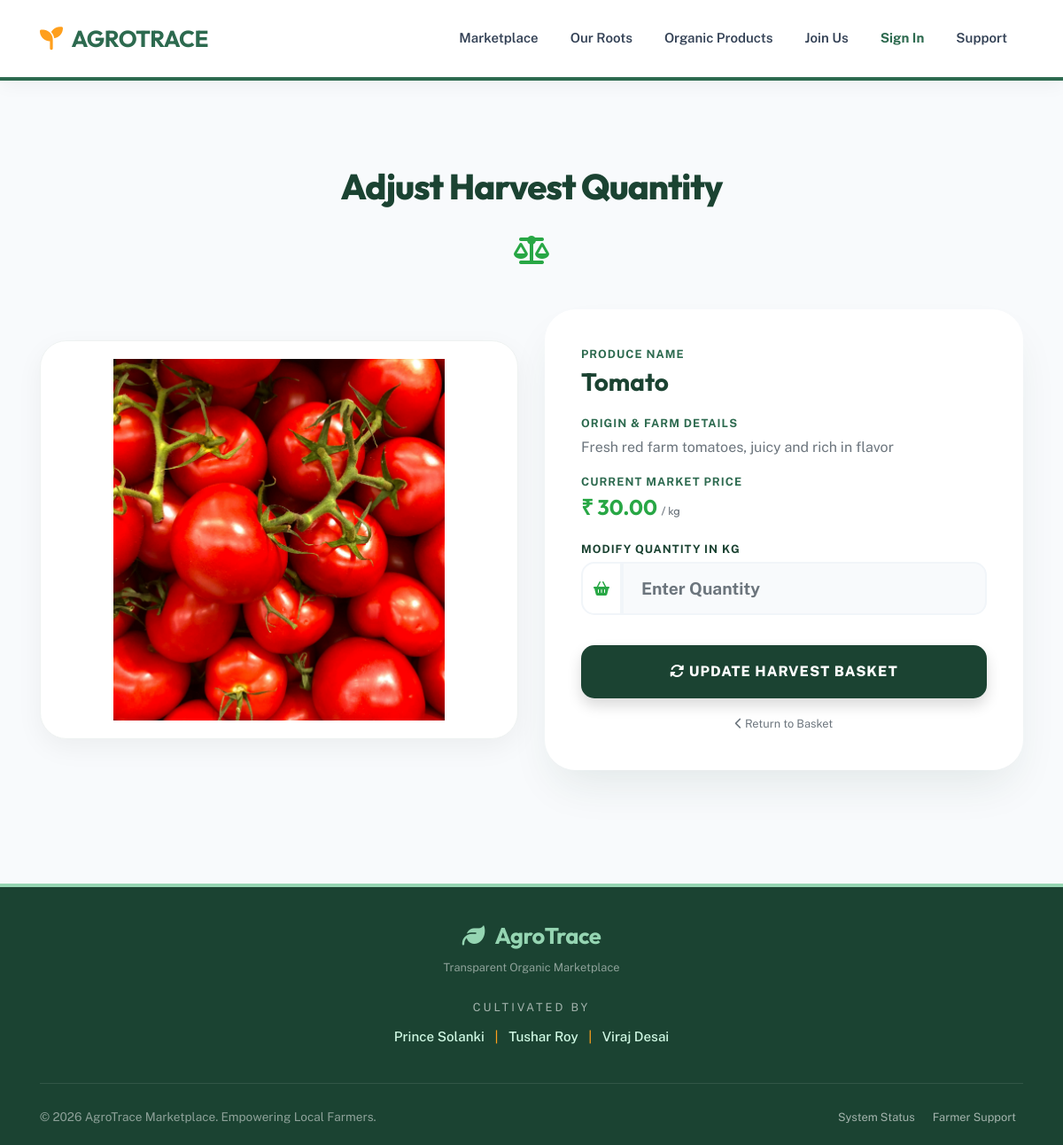
The app's page /update_cart_qty.php?pid=1 with its own data.
### tables this page shows
CREATE TABLE IF NOT EXISTS `product_detail` (
  `product_id` int(10) NOT NULL,
  `product_name` varchar(50) NOT NULL,
  `category_id` int(10) NOT NULL,
  `product_description` varchar(200) NOT NULL,
  `product_price` int(10) NOT NULL,
  `product_unit` varchar(20) NOT NULL,
  `product_image` varchar(50) NOT NULL,
  `farmer_id` int(10) NOT NULL,
  PRIMARY KEY (`product_id`),
  KEY `category_id` (`category_id`)
);

### update_cart_qty.php (the view, shortened to what this page needs)
<?php
include("header.php");
include("connect.php");
$oqty = $_REQUEST['oqty'];
$pid = $_REQUEST['pid'];
$res1 = mysqli_query($con, "select * from product_detail where product_id='$pid'");
$r1 = mysqli_fetch_array($res1);
$name = $r1[1];
$desc = $r1[3];
$price = $r1[4];
$unit = $r1[5];
$pimg1 = $r1[6];
?>
<link rel="stylesheet" href="https://cdnjs.cloudflare.com/ajax/libs/animate.css/4.1.1/animate.min.css"/>
<link rel="stylesheet" href="https://cdnjs.cloudflare.com/ajax/libs/font-awesome/6.4.0/css/all.min.css">
<div class="container py-5 my-5">
    <div class="row align-items-center">
        <div class="col-md-12 text-center mb-5">
            <h1 class="page-title animate__animated animate__fadeInDown">Adjust Harvest Quantity</h1>
            <div class="leaf-divider text-success"><i class="fas fa-balance-scale fa-2x"></i></div>
        </div>
    </div>
    <div class="row g-5 align-items-center">
        <div class="col-md-6">
            <div class="position-relative animate__animated animate__fadeInLeft">
                <img src="<?php echo $pimg1; ?>" class="product-preview-img" onerror="this.src='https://cdn-icons-png.flaticon.com/512/1147/1147805.png';">
            </div>
        </div>
        <div class="col-md-6">
            <div class="agro-update-card animate__animated animate__fadeInRight">
                <form method="post" name="form1">
                    <div class="info-group">
                        <p class="info-label">Produce Name</p>
                        <h3 class="info-value"><?php echo $name; ?></h3>
                    </div>
                    <div class="info-group">
                        <p class="info-label">Origin & Farm Details</p>
                        <p class="text-muted" style="line-height: 1.6;"><?php echo $desc; ?></p>
                    </div>
                    <div class="info-group">
                        <p class="info-label">Current Market Price</p>
                        <h4 class="info-value text-success">₹ <?php echo number_format($price, 2); ?> <small class="text-muted" style="font-size: 0.8rem;">/ <?php echo $unit; ?></small></h4> </div>
                    <div class="form-group mb-4">
                        <label class="info-label" style="color: var(--agro-forest);">Modify Quantity in <?php echo $unit; ?></label> <div class="input-group">
                            <span class="input-group-text bg-white border-end-0" style="border-radius: 15px 0 0 15px; border: 2px solid #f1f5f9;">
                                <i class="fas fa-shopping-basket text-success"></i>
                            </span>
                            <input type="number" class="form-control form-control-agro border-start-0" name="txtqty"
                                   placeholder="Enter Quantity" value="<?php echo $oqty; ?>" style="border-radius: 0 15px 15px 0;">
                        </div>
                    </div>
                    <button type="submit" class="btn-update-basket shadow" onclick="return validation();" name="btnupdate">
                        <i class="fas fa-sync-alt me-2"></i> Update Harvest Basket
                    </button>
                    <div class="text-center mt-3">
                        <a href="view_cart.php" class="text-decoration-none text-muted small fw-bold hover-success">
                            <i class="fas fa-chevron-left me-1"></i> Return to Basket
                        </a>
                    </div>
                </form>
            </div>
        </div>
    </div>
</div>
<?php
include("footer.php");
?>

### header.php (style rules this page uses)
:root { --agro-green: #2d6a4f; --agro-mint: #95d5b2; --agro-orange: #ff9f1c; --nav-height: 90px; }
body { margin: 0; padding: 0; font-family: 'Public Sans', sans-serif; padding-top: var(--nav-height); background-color: #fcfdfc; }

### update_cart_qty.php (style rules this page uses)
:root { --agro-forest: #1b4332; --agro-leaf: #2d6a4f; --agro-sun: #ff9f1c; --agro-mint: #dcfce7; --bg-fresh: #f8fafc; }
body { background-color: var(--bg-fresh); font-family: 'Public Sans', sans-serif; }
.page-title { font-family: 'Outfit', sans-serif; font-weight: 800; color: var(--agro-forest); margin-bottom: 2rem; letter-spacing: -1px; }
.product-preview-img { max-height: 450px; width: 100%; object-fit: contain; border-radius: 30px; background: white; padding: 20px; box-shadow: 0 10px 30px rgba(0,0,0,0.05); border: 1px solid #eef2f1; }
.agro-update-card { background: rgba(255, 255, 255, 0.95); backdrop-filter: blur(10px); border-radius: 35px; padding: 40px; box-shadow: 0 25px 50px -12px rgba(27, 67, 50, 0.1); border: 1px solid rgba(255, 255, 255, 0.5); }
.info-label { font-size: 0.8rem; text-transform: uppercase; letter-spacing: 1px; font-weight: 700; color: var(--agro-leaf); margin-bottom: 5px; }
.info-value { font-family: 'Outfit', sans-serif; color: var(--agro-forest); margin-bottom: 20px; font-weight: 700; }
.form-control-agro { height: 60px; border-radius: 15px; border: 2px solid #f1f5f9; background: #f8fafc; font-weight: 700; font-size: 1.2rem; padding-left: 20px; color: var(--agro-forest); transition: 0.3s; }
.btn-update-basket { background: var(--agro-forest); color: white; height: 60px; border-radius: 15px; font-weight: 800; text-transform: uppercase; letter-spacing: 1px; border: none; width: 100%; transition: 0.4s; margin-top: 10px; }

### records on screen
product_detail: product_image (picture), product_name "Tomato", product_description "Fresh red farm tomatoes, juicy and rich in flavor", product_price "30.00", product_unit "kg", product_unit "KG"
